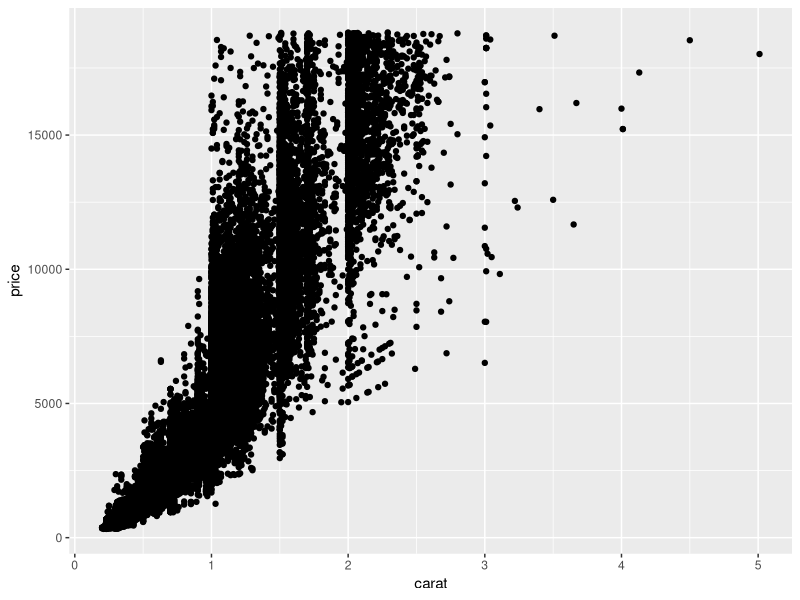
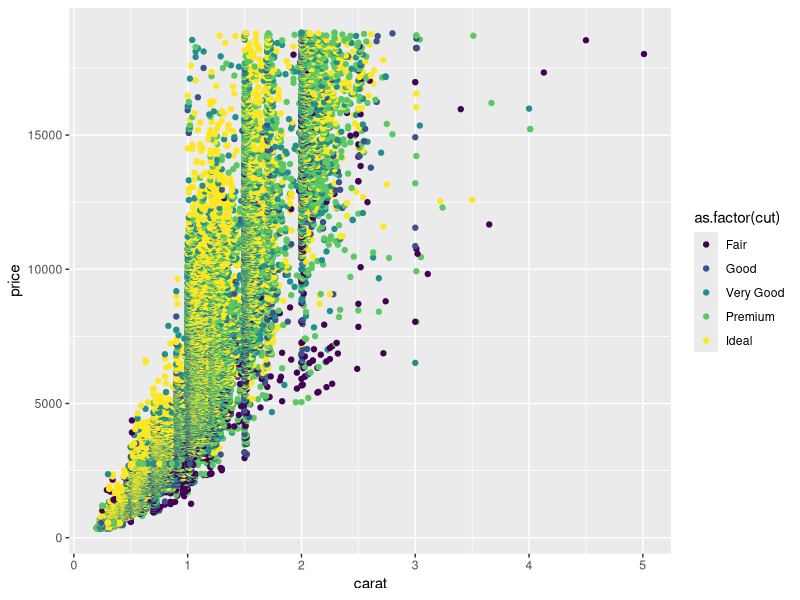

Write the R code that produced these figures, in order.
## ---- chunk 1
library(tidyverse)
## ---- chunk 2
ggplot(diamonds) +
  geom_point(      
    mapping = aes( 
      x = carat,   
      y = price    
    )
  )
## ---- chunk 3
## TASK: Plot `price`, `carat`, and `cut` below
ggplot(diamonds) +
  geom_point(      
    mapping = aes( 
      x = carat,   
      y = price,    
      color = as.factor(cut) 
      )
  )
